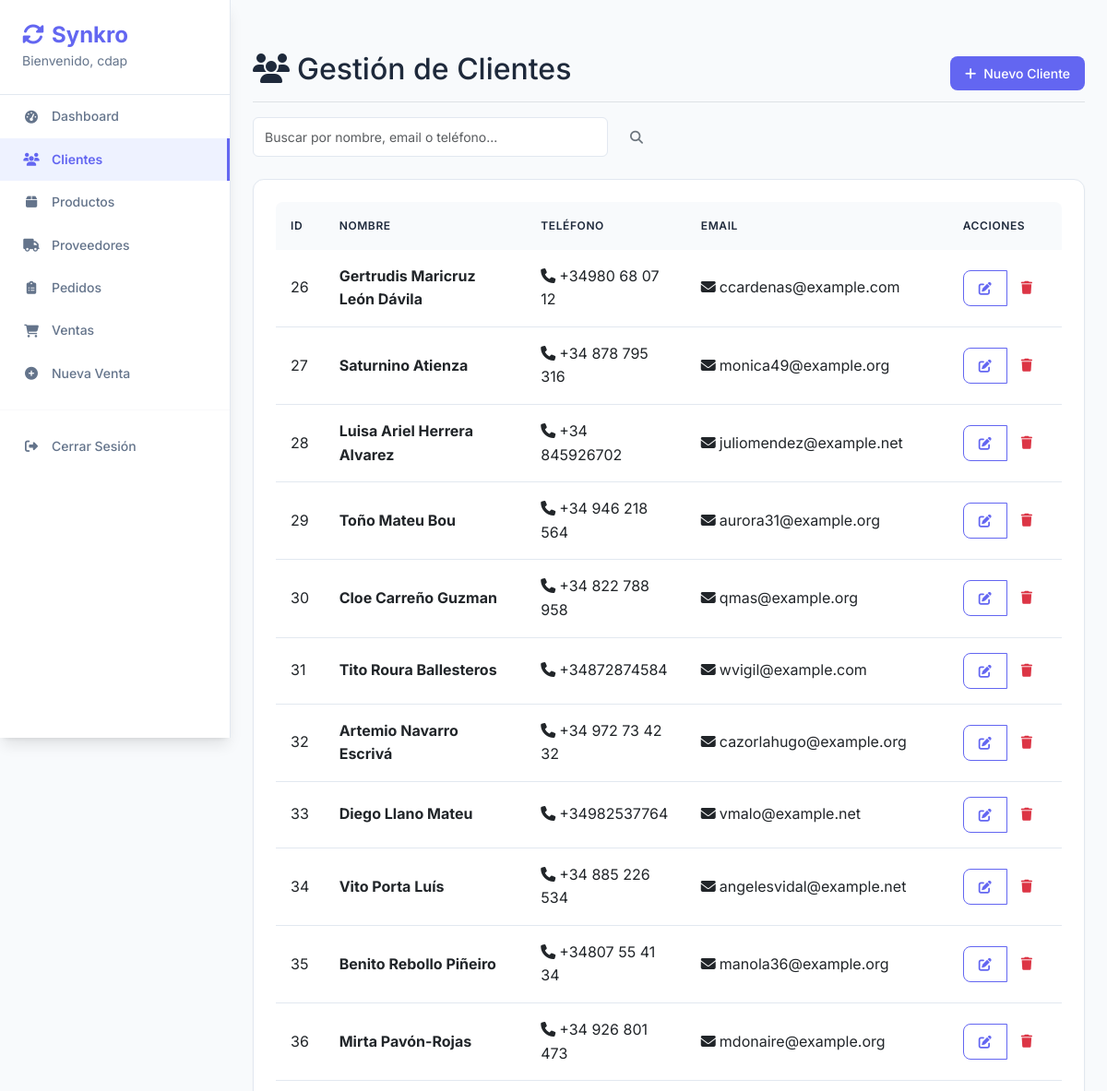
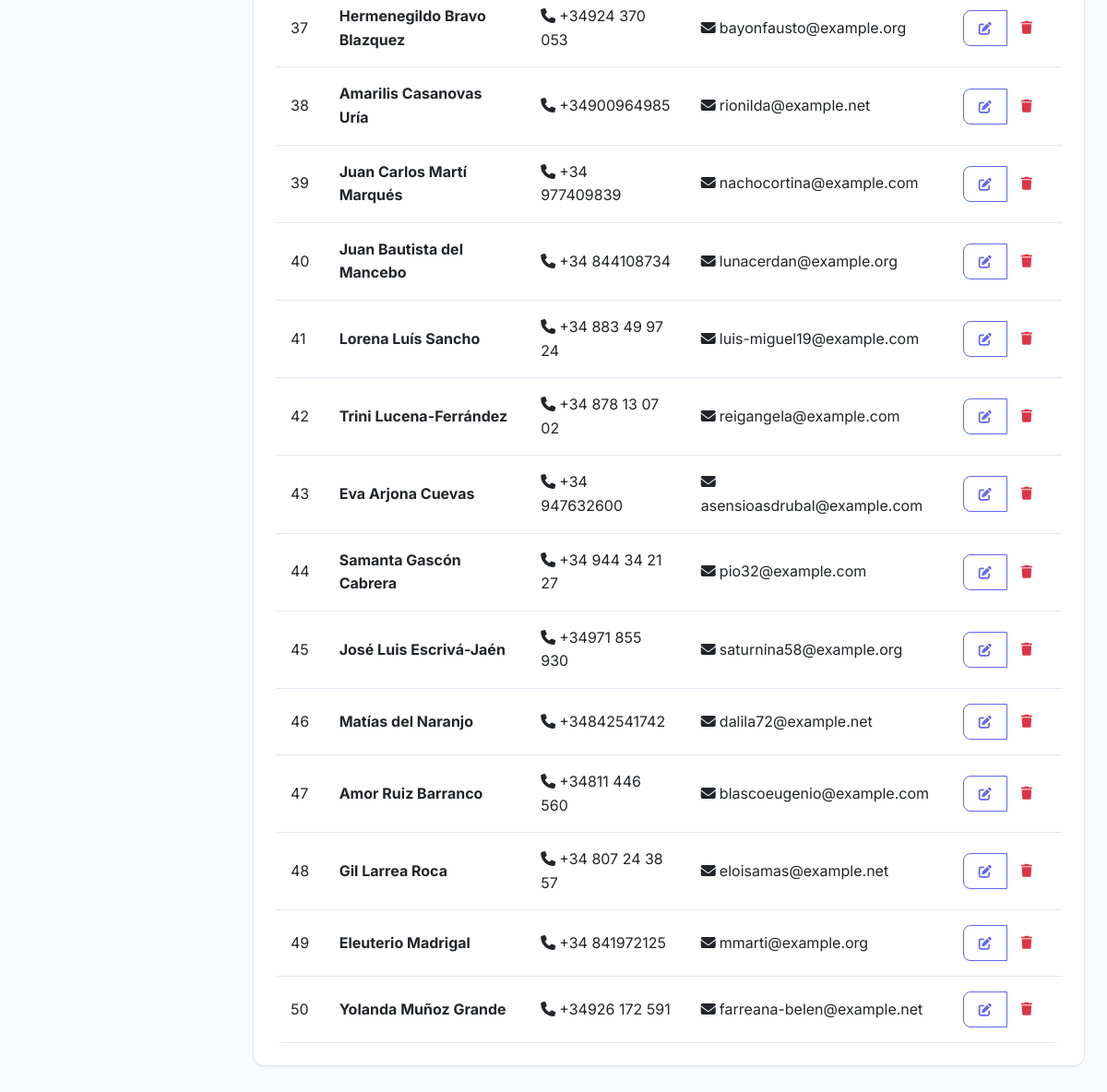
The page /clientes/ (signed in) on the database as committed earlier (2 pictures, top to bottom).
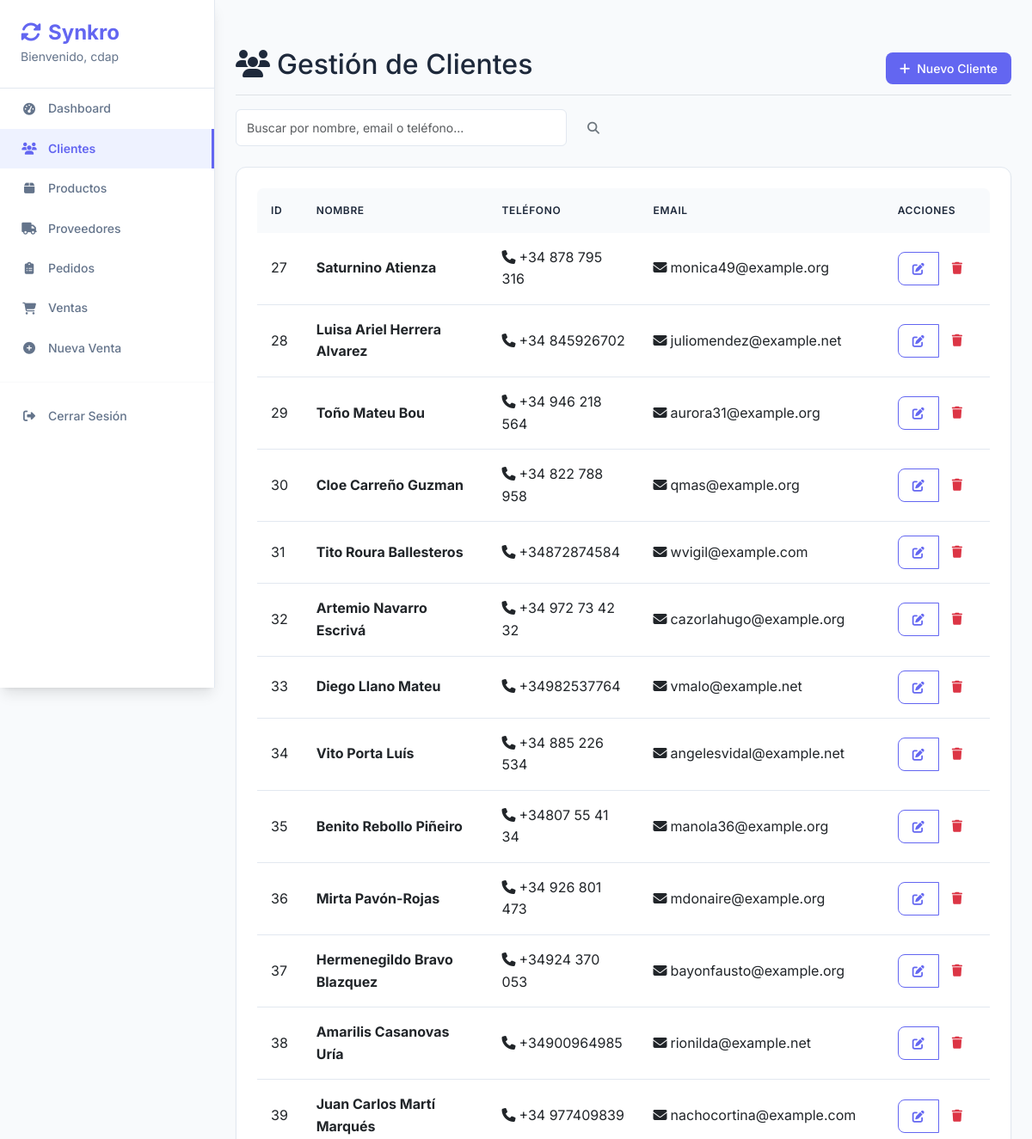
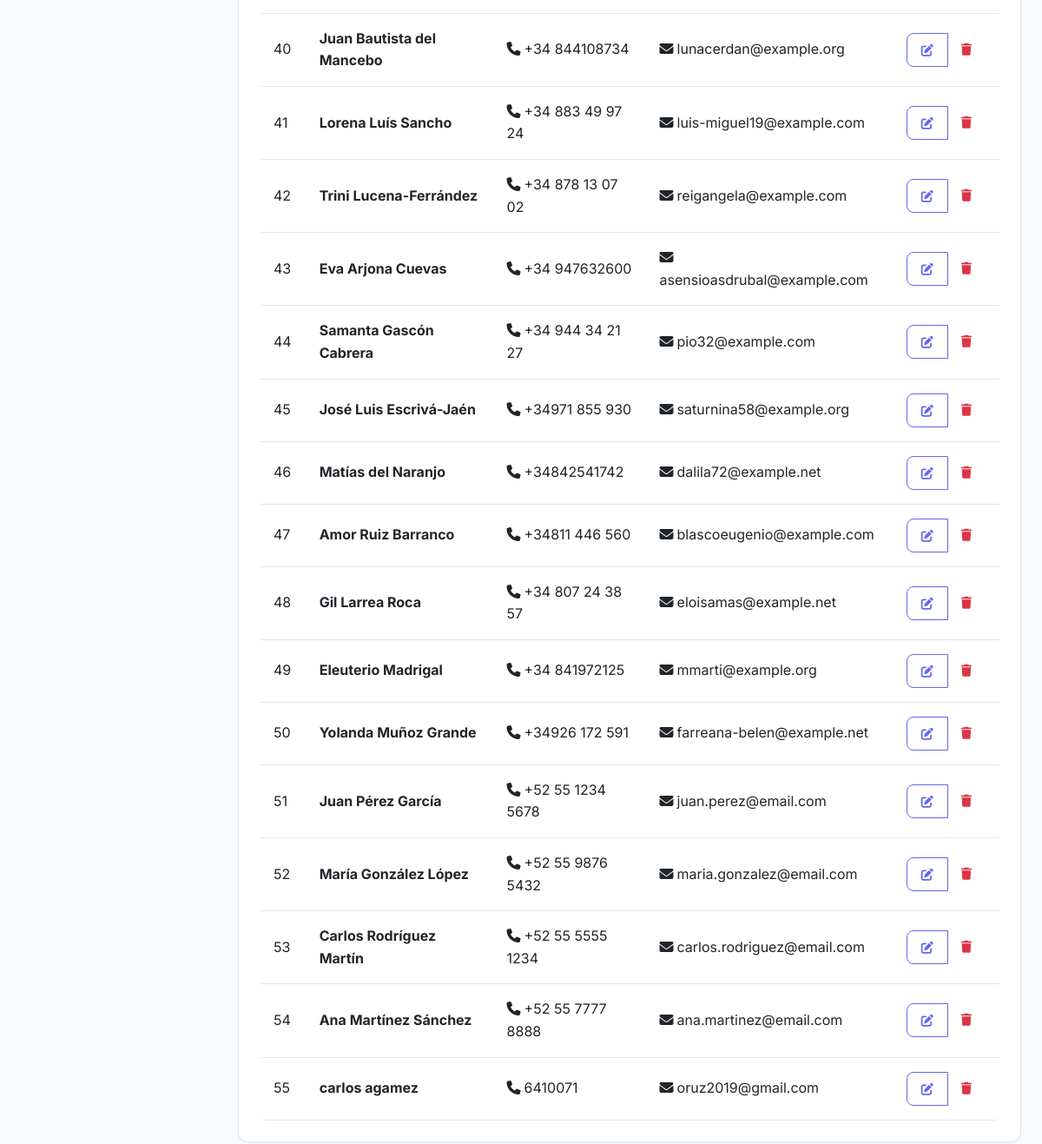
The same page on the database as committed later (2 pictures, top to bottom).
### core/models.py (models this page shows, shortened)
class Cliente(models.Model):
    nombre = models.CharField(max_length=200)
    telefono = models.CharField(max_length=20, blank=True)
    email = models.EmailField(unique=True, blank=True, null=True)

### core/views.py (the view)
# urls.py: path('clientes/', views.cliente_list, name='cliente_list'),
@login_required
def cliente_list(request):
    search = request.GET.get('search', '')
    clientes = Cliente.objects.all()
    if search:
        clientes = clientes.filter(
            Q(nombre__icontains=search) |
            Q(email__icontains=search) |
            Q(telefono__icontains=search)
        )
    return render(request, 'clientes/list.html', {
        'clientes': clientes,
        'search': search
    })

### core/templates/clientes/list.html (shortened to what this page needs)
{% extends 'base.html' %}
{% block content %}
<div class="d-flex justify-content-between flex-wrap flex-md-nowrap align-items-center pt-3 pb-2 mb-3 border-bottom">
    <h1 class="h2"><i class="fas fa-users me-2"></i>Gestión de Clientes</h1>
    <div class="btn-toolbar mb-2 mb-md-0">
        <a href="{% url 'cliente_add' %}" class="btn btn-primary">
            <i class="fas fa-plus me-2"></i>Nuevo Cliente
        </a>
    </div>
</div>
<div class="row mb-4">
    <div class="col-md-6">
        <form method="get" class="d-flex">
            <input type="text" name="search" class="form-control me-2"
                   placeholder="Buscar por nombre, email o teléfono..."
                   value="{{ search }}">
            <button type="submit" class="btn btn-outline-secondary">
                <i class="fas fa-search"></i>
            </button>
        </form>
    </div>
</div>
<div class="card">
    <div class="card-body">
        {% if clientes %}
        <div class="table-responsive">
            <table class="table table-hover">
                <thead>
                    <tr>
                        <th>ID</th>
                        <th>Nombre</th>
                        <th>Teléfono</th>
                        <th>Email</th>
                        <th>Acciones</th>
                    </tr>
                </thead>
                <tbody>
                    {% for cliente in clientes %}
                    <tr>
                        <td>{{ cliente.id }}</td>
                        <td>
                            <strong>{{ cliente.nombre }}</strong>
                        </td>
                        <td>
                            {% if cliente.telefono %}
                                <i class="fas fa-phone me-1"></i>{{ cliente.telefono }}
                            {% else %}
                                <span class="text-muted">No registrado</span>
                            {% endif %}
                        </td>
                        <td>
                            {% if cliente.email %}
                                <i class="fas fa-envelope me-1"></i>{{ cliente.email }}
                            {% else %}
                                <span class="text-muted">No registrado</span>
                            {% endif %}
                        </td>
                        <td>
                            <div class="btn-group" role="group">
                                <a href="{% url 'cliente_edit' cliente.id %}"
                                   class="btn btn-sm btn-outline-primary" title="Editar">
                                    <i class="fas fa-edit"></i>
                                </a>
                                <a href="{% url 'cliente_delete' cliente.id %}"
                                   class="btn btn-sm btn-outline-danger" title="Eliminar">
                                    <i class="fas fa-trash"></i>
                                </a>
                            </div>
                        </td>
                    </tr>
                    {% endfor %}
                </tbody>
            </table>
        </div>
        {% endif %}
    </div>
</div>
{% endblock %}

### core/templates/base.html (shortened to what this page needs)
<!DOCTYPE html>
<html lang="es">
<head>
    <link href="https://cdn.jsdelivr.net/npm/bootstrap@5.3.0/dist/css/bootstrap.min.css" rel="stylesheet">
    <link href="https://cdnjs.cloudflare.com/ajax/libs/font-awesome/6.4.0/css/all.min.css" rel="stylesheet">
</head>
<body>
    <nav class="sidebar">
        <div class="sidebar-brand">
            <h4>
                <i class="fas fa-sync-alt me-2"></i>Synkro
            </h4>
            {% if user.is_authenticated %}
                <small>Bienvenido, {{ user.username }}</small>
            {% endif %}
        </div>
        {% if user.is_authenticated %}
        <ul class="nav flex-column">
            <li class="nav-item">
                <a class="nav-link {% if request.resolver_match.url_name == 'dashboard' %}active{% endif %}" href="{% url 'dashboard' %}">
                    <i class="fas fa-tachometer-alt"></i>Dashboard
                </a>
            </li>
            <li class="nav-item">
                <a class="nav-link {% if 'cliente' in request.resolver_match.url_name %}active{% endif %}" href="{% url 'cliente_list' %}">
                    <i class="fas fa-users"></i>Clientes
                </a>
            </li>
            <li class="nav-item">
                <a class="nav-link {% if 'producto' in request.resolver_match.url_name %}active{% endif %}" href="{% url 'producto_list' %}">
                    <i class="fas fa-box"></i>Productos
                </a>
            </li>
            <li class="nav-item">
                <a class="nav-link {% if 'proveedor' in request.resolver_match.url_name %}active{% endif %}" href="{% url 'proveedor_list' %}">
                    <i class="fas fa-truck"></i>Proveedores
                </a>
            </li>
            <li class="nav-item">
                <a class="nav-link {% if 'pedido' in request.resolver_match.url_name %}active{% endif %}" href="{% url 'pedido_list' %}">
                    <i class="fas fa-clipboard-list"></i>Pedidos
                </a>
            </li>
            <li class="nav-item">
                <a class="nav-link {% if 'venta' in request.resolver_match.url_name %}active{% endif %}" href="{% url 'venta_list' %}">
                    <i class="fas fa-shopping-cart"></i>Ventas
                </a>
            </li>
            <li class="nav-item">
                <a class="nav-link" href="{% url 'nueva_venta' %}">
                    <i class="fas fa-plus-circle"></i>Nueva Venta
                </a>
            </li>
            <hr>
            <li class="nav-item">
                <a class="nav-link" href="{% url 'logout' %}">
                    <i class="fas fa-sign-out-alt"></i>Cerrar Sesión
                </a>
            </li>
        </ul>
        {% endif %}
    </nav>
    <main class="main-content">
                <div class="pt-3 pb-2 mb-3">
        {% block content %}
        {% endblock %}
    </main>
</body>
</html>

### core/templates/base.html (style rules this page uses)
:root { --primary-color: #6366f1; --primary-light: #818cf8; --primary-dark: #4f46e5; --secondary-color: #64748b; --success-color: #10b981; --warning-color: #f59e0b; --danger-color: #ef4444; --light-bg: #f8fafc; --white-bg: #ffffff; --dark-text: #1e293b; --light-text: #64748b; --border-color: #e2e8f0; --shadow-sm: 0 1px 2px 0 rgb(0 0 0 / 0.05); --shadow-md: 0 4px 6px -1px rgb(0 0 0 / 0.1), 0 2px 4px -2px rgb(0 0 0 / 0.1); --shadow-lg: 0 10px 15px -3px rgb(0 0 0 / 0.1), 0 4px 6px -4px rgb(0 0 0 / 0.1); }
body { background-color: var(--light-bg); font-family: 'Inter', -apple-system, BlinkMacSystemFont, 'Segoe UI', sans-serif; color: var(--dark-text); line-height: 1.6; }
.sidebar { min-height: 100vh; background: var(--white-bg); border-right: 1px solid var(--border-color); box-shadow: var(--shadow-lg); position: fixed; top: 0; left: 0; width: 250px; z-index: 1000; overflow-y: auto; }
.sidebar .nav-link { color: var(--light-text); padding: 12px 24px; margin: 0; border-radius: 0; transition: all 0.2s ease; font-weight: 500; font-size: 0.875rem; display: flex; align-items: center; gap: 12px; }
.sidebar .nav-link i { width: 20px; text-align: center; }
.sidebar .nav-link.active { color: var(--primary-color); background-color: #eef2ff; border-right: 3px solid var(--primary-color); font-weight: 600; }
.sidebar-brand { padding: 24px; border-bottom: 1px solid var(--border-color); }
.sidebar-brand h4 { color: var(--primary-color); font-weight: 700; font-size: 1.5rem; margin: 0; }
.sidebar-brand small { color: var(--light-text); font-size: 0.875rem; }
.main-content { background-color: var(--light-bg); min-height: 100vh; padding: 24px; margin-left: 250px; }
.card { background: var(--white-bg); border: 1px solid var(--border-color); border-radius: 12px; box-shadow: var(--shadow-sm); transition: all 0.2s ease; }
.card-body { padding: 24px; }
.btn { font-weight: 500; border-radius: 8px; padding: 8px 16px; font-size: 0.875rem; transition: all 0.2s ease; border: none; }
.btn-primary { background-color: var(--primary-color); color: white; }
.btn-outline-primary { border: 1px solid var(--primary-color); color: var(--primary-color); background: transparent; }
.table { background: var(--white-bg); border-radius: 8px; overflow: hidden; box-shadow: var(--shadow-sm); margin-bottom: 0; }
.table thead th { background-color: #f8fafc; color: var(--dark-text); border: none; font-weight: 600; font-size: 0.75rem; text-transform: uppercase; letter-spacing: 0.05em; padding: 16px; }
.table tbody td { padding: 16px; border-color: var(--border-color); vertical-align: middle; }
.form-control, .form-select { border-radius: 6px; border: 1px solid var(--border-color); padding: 10px 12px; font-size: 0.875rem; transition: all 0.2s ease; }
hr { border-color: var(--border-color); margin: 16px 0; }

Rows that differ between the two databases and show on the page:
removed Cliente: id "26", nombre "Gertrudis Maricruz León Dávila", telefono "+34980 68 07 12", email "ccardenas@example.com"
added Cliente: id "51", nombre "Juan Pérez García", telefono "+52 55 1234 5678", email "juan.perez@email.com"
added Cliente: id "52", nombre "María González López", telefono "+52 55 9876 5432", email "maria.gonzalez@email.com"
added Cliente: id "53", nombre "Carlos Rodríguez Martín", telefono "+52 55 5555 1234", email "carlos.rodriguez@email.com"
added Cliente: id "54", nombre "Ana Martínez Sánchez", telefono "+52 55 7777 8888", email "ana.martinez@email.com"
added Cliente: id "55", nombre "carlos agamez", telefono "6410071", email "oruz2019@gmail.com"
